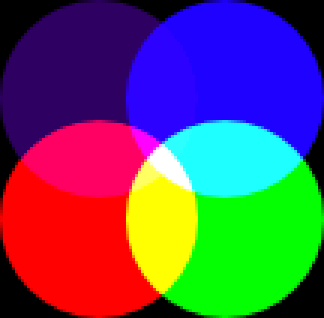
#> input picture color_test.png, 108 x 106 px (shown 3 times larger); its folder holds only this picture in this run
$ python -i fractal.py   (imports and definitions only)   (older library calls are emulated)
#> lines starting #> are read from the running program, lines starting #| are printed output that depends on the picture
#> further down, picture is the input picture: shape (106, 108, 3); mean B, G, R 97.9, 76.1, 92.2

import cv2
import glob, os, sys
import numpy as np
import mahotas
from skimage import feature
from matplotlib import pyplot as plt


# [96 lines left out: functions fractal_dimension, fractal_lacunaridade, not called in this run]

def calcsucolaridade(imagemOg, threshold=128):
  '''
  recebe uma imagem binaria e retorna os 4 valores:
  1 - sucolaridade de cima para baixo;
  2 - sucolaridade da direita para a esquerda;
  3 - sucolaridade de baixo para cima;
  4 - sucolaridade da esquerda para a direita;
  '''
#> called with threshold = 128
  image = None
  if (imagemOg.shape == (64, 64) or imagemOg.shape == (64, 64, 1)):
    image = cv2.cvtColor(imagemOg, cv2.COLOR_GRAY2BGR)# convert to 24 bits
  else:
    image = imagemOg # convert to 24 bits

  # Transform image into a binary array
  # image = (image > threshold) * 255
  _, image = cv2.threshold(image, threshold, 255, cv2.THRESH_BINARY)
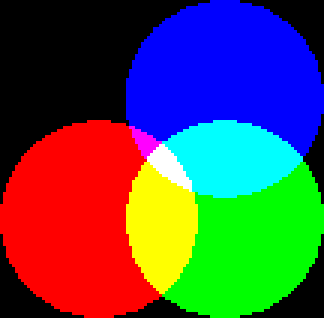
#> image: shape (106, 108, 3) (shown 3 times larger); mean B, G, R 76, 75.7, 75.7

  # copia imagens
  # cima para baixo
  i1 = image.copy()
  # direita para esquerda
  i2 = np.rot90(i1.copy())
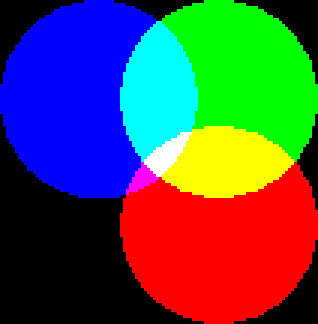
#> i2: shape (108, 106, 3) (shown 3 times larger); mean B, G, R 76, 75.7, 75.7
  # baixo para cima
  i3 = np.rot90(i2.copy())
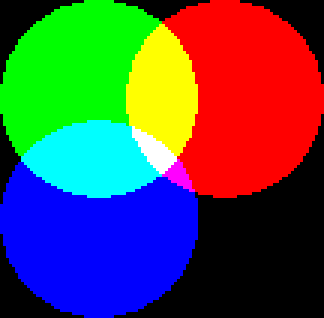
#> i3: shape (106, 108, 3) (shown 3 times larger); mean B, G, R 76, 75.7, 75.7
  # esquerda para direita
  i4 = np.rot90(i3.copy())
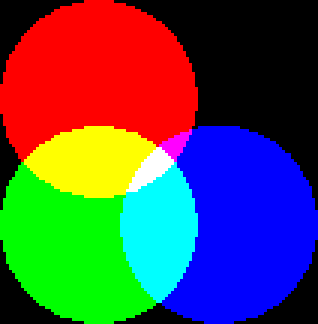
#> i4: shape (108, 106, 3) (shown 3 times larger); mean B, G, R 76, 75.7, 75.7

  imagens = [i1, i2, i3, i4]

  rows = image.shape[0]-1
#> rows = 105
  vermelho = [255, 0, 0]
  fator = [255, 255, 255]

  pressoes = []

  for imagem in imagens:
    # plt.imshow(imagem)
    # plt.show()

    for col in range(imagem.shape[1]):


      ## verifica se os dois sets sao iguais
      if set(imagem[0][col]) == set(fator):
        # por algum motivo, se nao for feita uma copia da uma execao
        imagem = imagem.copy()
        cv2.floodFill(imagem, None, (col, 0), vermelho)

    # substitui a cor branca por cor preta (deixando apenas o flood fill)
    imagem[np.where((imagem==[255, 255, 255]).all(axis=2))] = [0, 0, 0]

    pressoes.append(calcular_pressao(imagem))
#> this loop made 4 passes
#> (roi in calcular_pressao, delta_ponto_central in calcular_pressao, resultado in calcular_pressao) on passes 1 to 4: ([35, 36], 17.5, 0.00585), ([36, 35], 18, 0.0046), ([35, 36], 17.5, 0.00463), ([36, 35], 18, 0.0058)
#> after the loop, pressoes = [0.00585, 0.0046, 0.00463, 0.0058]

  return pressoes

def calcular_pressao(image, pressao=3):
  """ Calcula a pressão da imagem
  """
  roi = [int(image.shape[0]/pressao), int(image.shape[1]/pressao)]
  resolucao_roi = roi[0] * roi[1]
  delta_ponto_central = roi[0]/2

  ocupacao_total = 0
  ocupacao_maxima = 0

  #basicamente dividir a imagem em quadros 3X3 ai calcular a ocupacao deles e divida-la peal ocupacao maxima
  #soma a porcentagem de ocupacao do quadrante 3*3 ex: for do roi da imagem é ir em cada caixinha dois for linha e coluna
  for linroi in range(roi[0]):
    for colroi in range(roi[1]):
      ocupacao = 0

      #calcula ocupacao do roi
      for lin in range(linroi * pressao, (linroi + 1) * pressao):
        for col in range(colroi * pressao, (colroi + 1) * pressao):
          if set(image[lin][col]) == set([255, 0, 0]):
            #acumula ocupacao do roi
            ocupacao += 1
      # rows numero de colunas
      pontocentral = (linroi * roi[0]) + delta_ponto_central

      porc_ocupacao = ocupacao/resolucao_roi

      #ocupacao total+=ocupacao do roi*pontocentral
      ocupacao_total += (porc_ocupacao * pontocentral)
      ocupacao_maxima += 1 * pontocentral

  resultado = ocupacao_total/ocupacao_maxima

  return resultado

>>> import cv2
>>> picture = cv2.imread('../color_test.png')
>>> result = calcsucolaridade(picture)
#> result = [0.00585, 0.0046, 0.00463, 0.0058]
